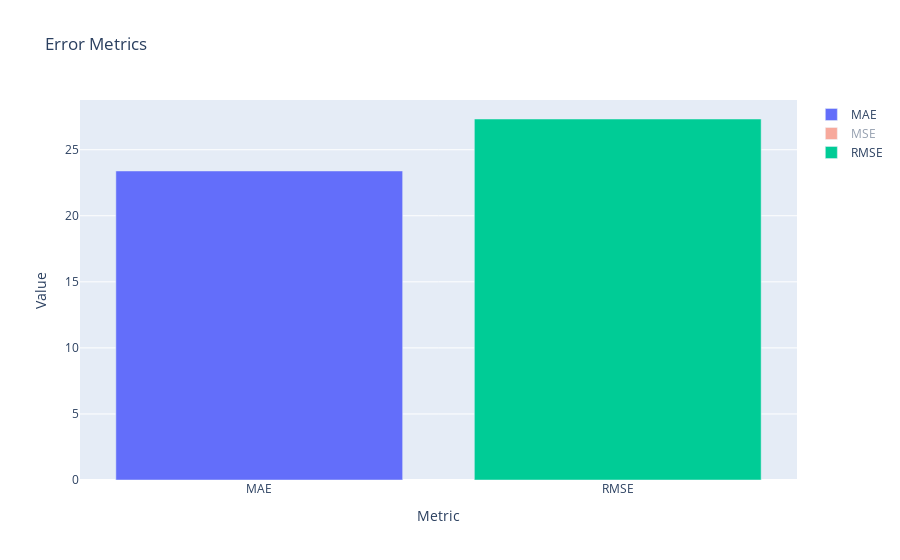

This figure's notebook cell:
### Code cell
# Let's plot the ARIMA error metrics
hata_arima = {
    'Metrics': ['MAE', 'MSE', 'RMSE'],
    'Values': [mae_arima, mse_arima, rmse_arima]
}

# Create a go.Bar for each metric and add it to a list
traces_arima = [go.Bar(x=[metric], y=[value], name=metric) for metric, value in zip(hata_arima['Metrics'], hata_arima['Values'])]

# create the graph with go.Figure
fig = go.Figure(data=traces_arima)
fig.update_layout(
    title='Error Metrics',
    xaxis_title='Metric',
    yaxis_title='Value',
    showlegend=True  # Show legend
)
fig.show()

### Figure 1 — Plotly figure (JSON) as saved in the notebook; plotly's stock layout.template omitted (floating-point values rounded to 4 significant figures)
{"data": [{"name": "MAE", "type": "bar", "x": ["MAE"], "y": [23.39]}, {"name": "MSE", "type": "bar", "visible": "legendonly", "x": ["MSE"], "y": [746.7]}, {"name": "RMSE", "type": "bar", "x": ["RMSE"], "y": [27.33]}], "layout": {"autosize": true, "showlegend": true, "title": {"text": "Error Metrics"}, "xaxis": {"autorange": true, "range": [-0.5, 1.5], "title": {"text": "Metric"}, "type": "category"}, "yaxis": {"autorange": true, "range": [0, 28.76], "title": {"text": "Value"}, "type": "linear"}}}
